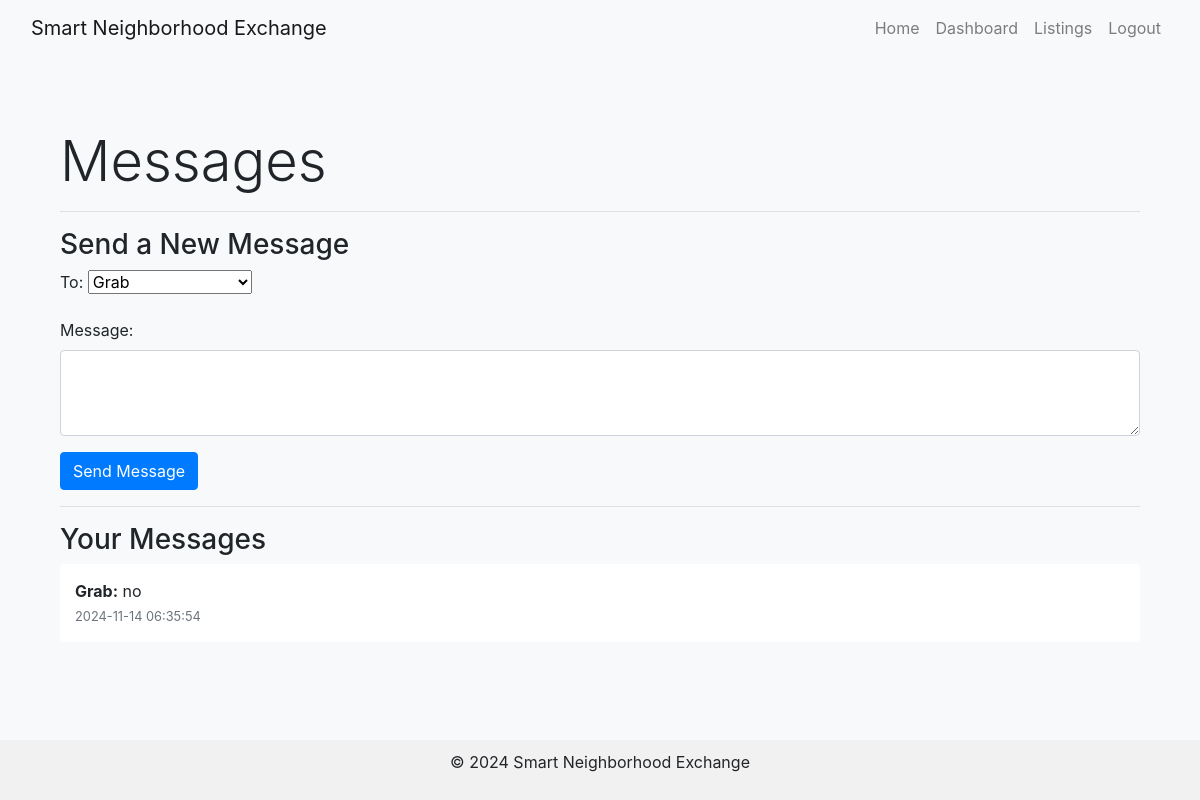
/messages (signed in), run on an earlier commit of the app's database.
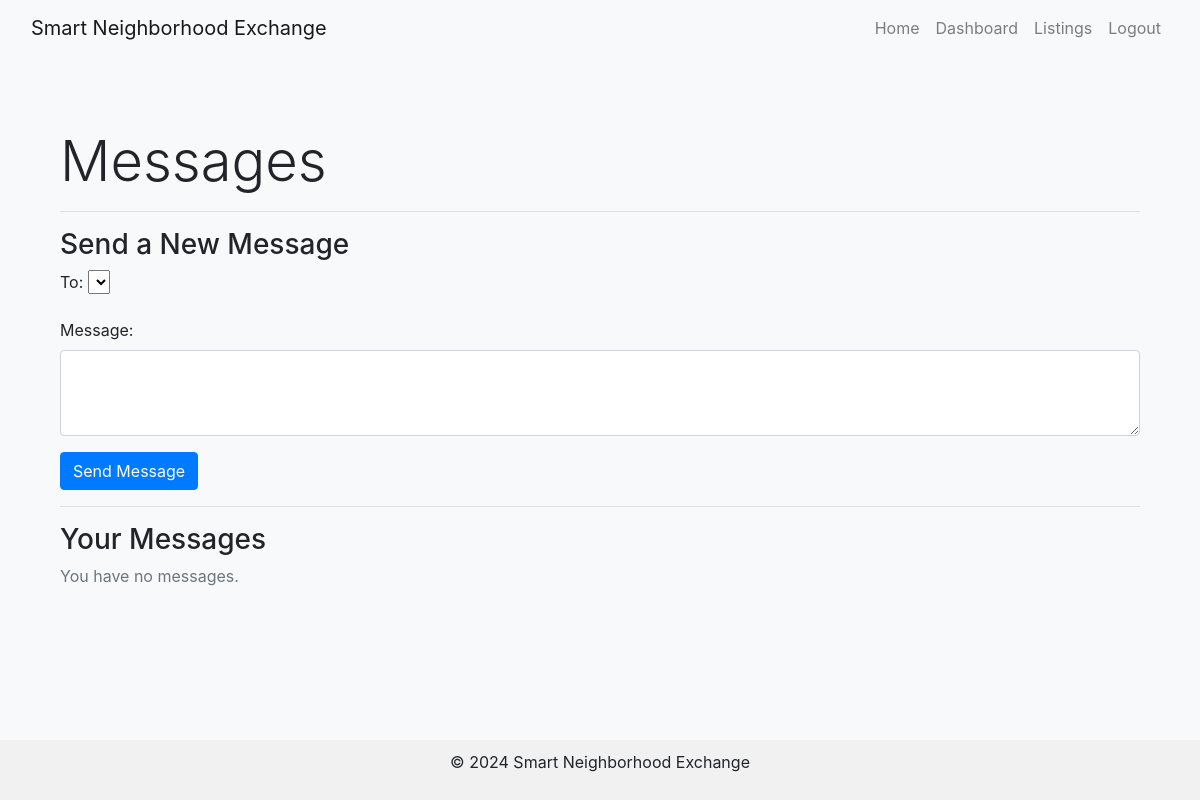
And on a later commit of the database.
### tables this page shows
CREATE TABLE messages (
                        message_id INTEGER PRIMARY KEY AUTOINCREMENT,
                        sender_id INTEGER NOT NULL,
                        receiver_id INTEGER NOT NULL,
                        content TEXT NOT NULL,
                        timestamp TEXT NOT NULL,
                        is_read INT DEFAULT 0,
                        FOREIGN KEY (sender_id) REFERENCES users(user_id),
                        FOREIGN KEY (receiver_id) REFERENCES users(user_id)
                      );

CREATE TABLE users (
                        user_id INTEGER PRIMARY KEY AUTOINCREMENT,
                        name TEXT NOT NULL,
                        email TEXT NOT NULL UNIQUE,
                        password TEXT NOT NULL,
                        profile_image TEXT,
                        location TEXT
                      );

### app.py (the view)
@app.route('/messages', methods=['GET', 'POST'])
def messages():
    user_id = session.get('user_id')
    if not user_id:
        return redirect(url_for('login'))
    conn = sqlite3.connect('database.db')
    cursor = conn.cursor()
    cursor.execute("SELECT user_id, name FROM users WHERE user_id != ?", (user_id,))
    users = cursor.fetchall()
    cursor.execute('''SELECT messages.content, messages.timestamp, users.name
                      FROM messages
                      JOIN users ON messages.sender_id = users.user_id
                      WHERE messages.receiver_id = ?
                      ORDER BY messages.timestamp DESC''', (user_id,))
    messages = cursor.fetchall()
    cursor.execute("UPDATE messages SET is_read = 1 WHERE receiver_id = ?", (user_id,))
    conn.commit()
    conn.close()
    return render_template('messages.html', users=users, messages=messages)

### templates/messages.html (shortened to what this page needs)
{% extends "base.html" %}
{% block content %}
<div class="container mt-5">
    <h1 class="display-4">Messages</h1>
    <hr>
    <h3>Send a New Message</h3>
    <form action="{{ url_for('send_message') }}" method="POST">
        <div class="mb-3">
            <label for="recipient" class="form-label">To:</label>
            <select class="form-select" id="recipient" name="recipient_id">
                {% for user in users %}
                    <option value="{{ user[0] }}">{{ user[1] }}</option>
                {% endfor %}
            </select>
        </div>
        <div class="mb-3">
            <label for="message" class="form-label">Message:</label>
            <textarea class="form-control" id="message" name="message" rows="3"></textarea>
        </div>
        <button type="submit" class="btn btn-primary">Send Message</button>
    </form>
    <hr>
    <h3>Your Messages</h3>
    {% if messages %}
        <ul class="list-group">
            {% for message in messages %}
                <li class="list-group-item">
                    <strong>{{ message[2] }}:</strong> {{ message[0] }}
                    <br><small class="text-muted">{{ message[1] }}</small>
                </li>
            {% endfor %}
        </ul>
    {% else %}
        <p class="text-muted">You have no messages.</p>
    {% endif %}
</div>
{% endblock %}

What changed in the data, as far as the page shows it:
removed messages: name "Grab", content "no", timestamp "2024-11-14 06:35:54"
Also different on the page:
form field recipient_id: "Grab" → (not shown)
text now shown: "You have no messages."
